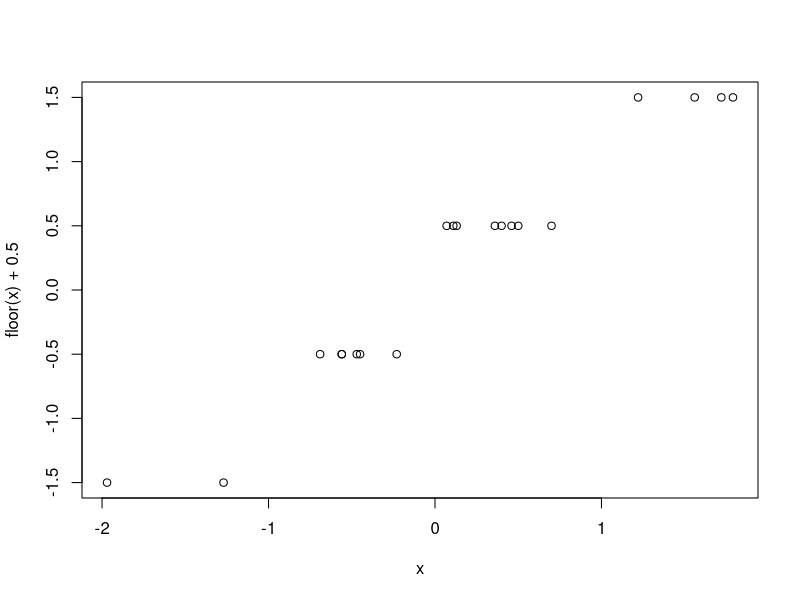

Source code (R):
## ---- chunk 1

## ---- chunk 2
set.seed(123)
x <- round(rnorm(20,0,1),2)
x
#1)
x[(x>=-2 & x<= -1) | (x>=1 & x<=2)]
#2)
length(x[x >=0])
length(x[x >=0])/length(x)

sum(x>=0)
mean(x>=0)
#3)
mean(abs(x))
#4)
x[which.min(abs(x))]
x[which.max(abs(x))]
max(abs(x))
x[abs(x) == max(abs(x))]
x[abs(x) == min(abs(x))]
#5)
x[which.min(abs(x-2))]
x[which.max(abs(x-2))]
print("6)")
(x-min(x))/(max(x)-min(x))
print("7)")
y<-ifelse(x>=0,"nieujemna", "ujemna")
y
print("8)")
ifelse(x< -1, "mały",ifelse(abs(x)<=1,"średni", "duży"))
print("9)")
plot(x,floor(x)+0.5)

## ---- chunk 3
pearson_r <- function(x,y){
  sum((x-mean(x))*(y-mean(y)))/((length(x)-1)*sd(x)*sd(y))
}

x <- rnorm(20, 0, 1); y <- 10*x+2
pearson_r(x,y)
x <- rnorm(20, 0, 1); y <- -4*x+1
pearson_r(x,y)
x <- rnorm(2000, 0, 1); y <- rnorm(2000, 5, 2)
pearson_r(x,y)
## ---- chunk 4
spearman_cor <- function(x,y){
  n = length(x)
  1 - 6*sum((rank(x)-rank(y))^2)/(n*(n^2-1))
}

spearman_cor(x,y)
## ---- chunk 5
k_winsor <-function(x,k){
  n = length(x)
  x =sort(x)
  mean(c(rep(x[k+1],k),x[(k+1):(n-k)],rep(x[n-k],k) ))
}
k_winsor(sample.int(10,10),0)
## ---- chunk 6
my_gini <-function(y){
  n = length(y)
  i = 1:n
  sum((2*i - n - 1)*y)/(n*(n-1)*mean(y))
}
my_gini(rpois(1000, 1))
my_gini(rnorm(1000))
my_gini(rchisq(1000,1))
## ---- chunk 7
factorial2 <- function(n){
  prod(1:n)
}

factorial_stirling <- function(n){
  sqrt(2*pi*n)*(n/exp(1))^n
}
for(n in c(5,10,15)){
  print(abs(factorial2(n) - factorial_stirling(n)))
}
## ---- chunk 8

asin_not_vectorized_primitive = function(x,m){
  stopifnot(is.numeric(x), length(x) >0, all(abs(x) <1))
  suma <- 0
  for(i in 0:m){
    wyraz <- factorial(2*i)*x^(2*i+1)/(4^i * factorial(i)^2 * (2*i+1))
    suma <- suma + wyraz
  }
}

asin_not_vectorized_primitive(c(1/2,1/3),5)

asin_almost_vectorized = function(x,m){
  stopifnot(is.numeric(x), length(x) >0, all(abs(x) <1))
  n = 0:m
  print(sum((factorial(2*n))/(4^n *factorial(n)^2 * (2*n + 1))*(x^(2*n+1))))
}
asin_almost_vectorized(1/2,10)

asin_efficient_vectorized = function(x,m){
  stopifnot(is.numeric(x), length(x) >0, all(abs(x) <1))
  # a_0 = x/1 = x
  n <- 1:m
  r <- x^2*(2*n-1)^2/(2*n*(2*n+1))
  sum(cumprod(c(x,r)))
}
asin_efficient_vectorized(1/2,1000)
## ---- chunk 9
hirsch_index <- function(x){
  x = rev(sort(x))
  i = 1:length(x)
  floor(max(i[x>=i]))
}

x = runif(100,1,1000)
hirsch_index(c(10,8,5,4,3))
hirsch_index(x)
## ---- chunk 10
my_calc <- function(x){
  top <- c(" _ ","  "," _ "," _ ","   "," _ "," _ "," _ "," _ "," _ ")
  mid <- c("| |"," |"," _|"," _|","|_|","|_ ","|_ ","  |","|_|","|_|")
  bot <- c("|_|"," |","|_ "," _|"," | "," _|","|_|","  |","|_|"," _|")
  print(paste(top[x], sep=" "))
  print(paste(mid[x], sep=" "))
  print(paste(bot[x], sep=" "))
}

my_calc(c(3,4,5))
